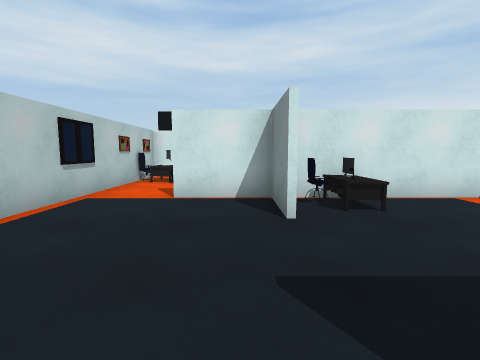
view 1 (above)

24 first-person views from a walk through a scene from a Unity 3-D project. The camera is 1.3 m above the floor, tilts 6° down and sees 85° across. The floor is counted in squares, 1.43 m on a side. Each view is taken from the middle of a square. On the plan, view 1 faces up. The plan holds only what a view shows up to about 11 squares ahead; the rest is blank. The place goes on beyond the plan. The player character is not drawn. Some animated figures are not drawn. Door leaves are left out, so doorways stand open. Surface patterns are stand-ins for the level's own textures.

view 2
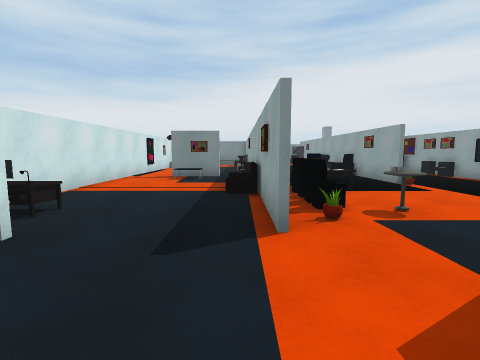

view 3
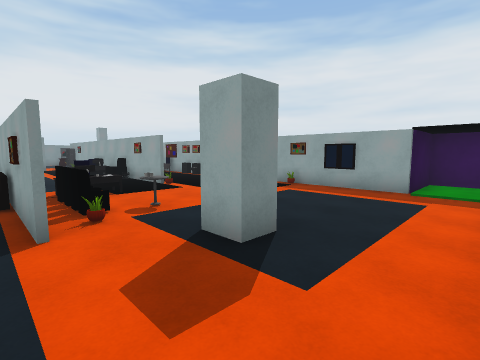

view 4
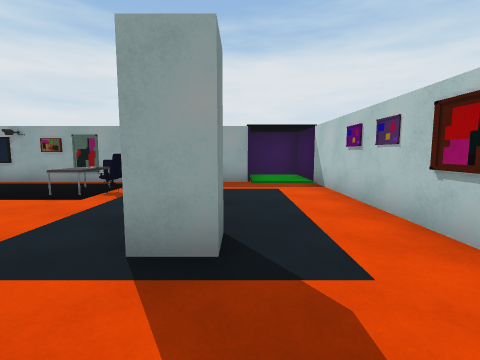

view 5
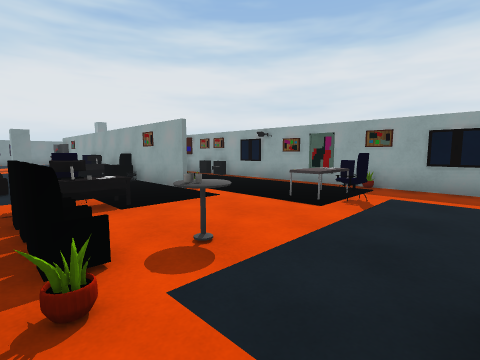

view 6
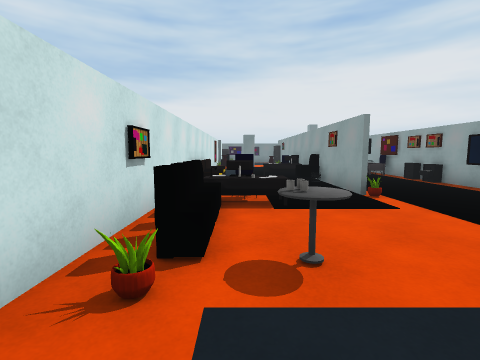

view 7
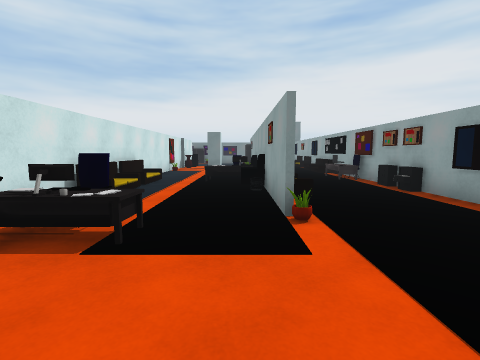

view 8
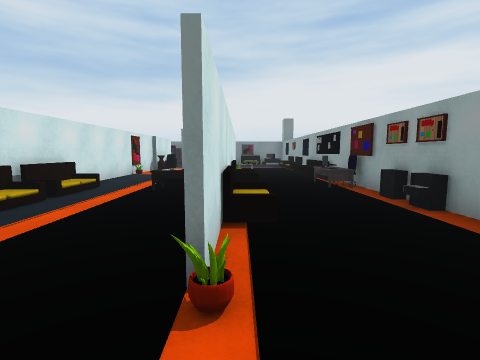

view 9
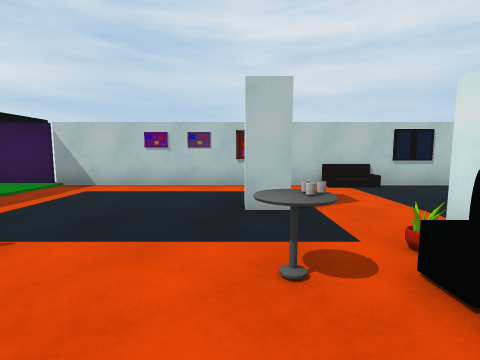

view 10
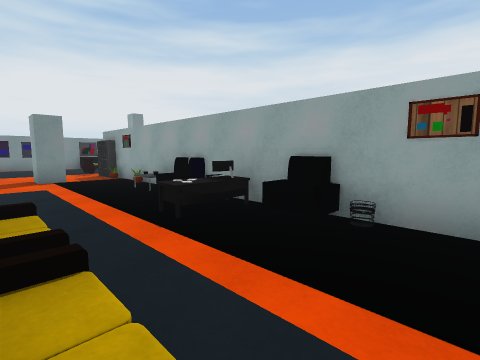

view 11
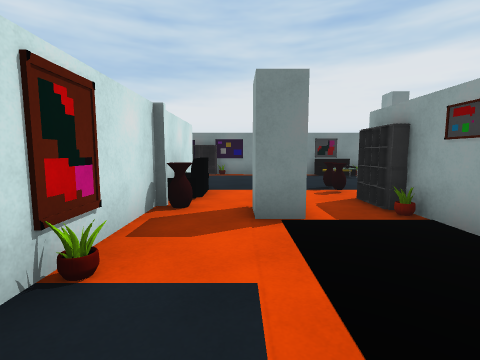

view 12
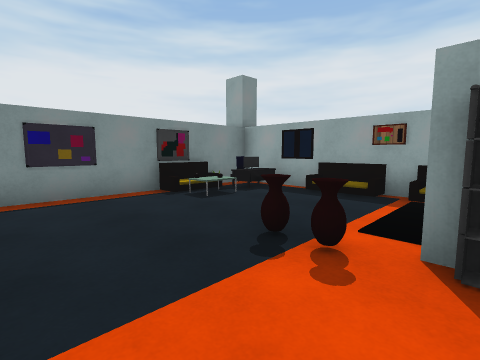

view 13
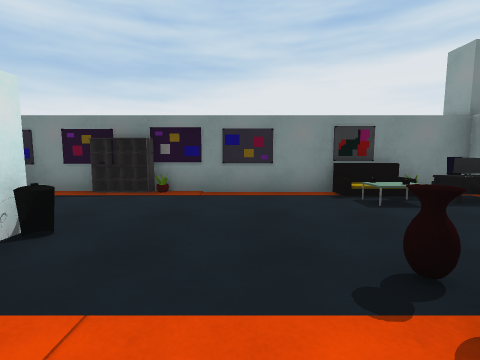

view 14
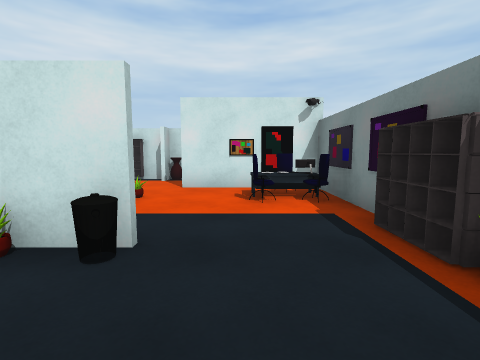

view 15
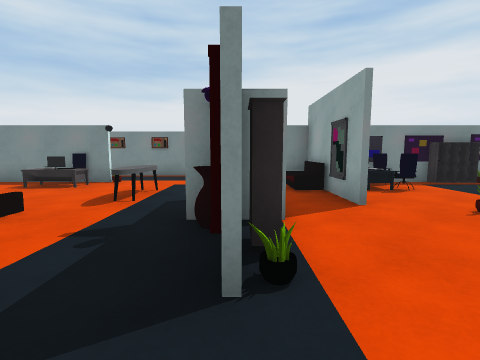

view 16
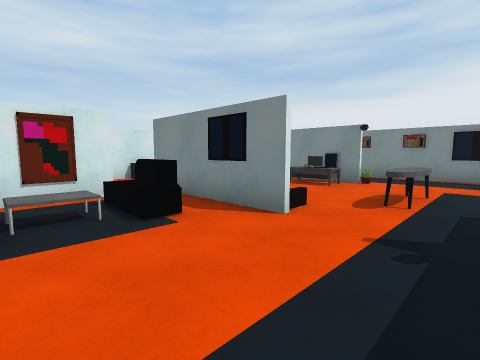

view 17
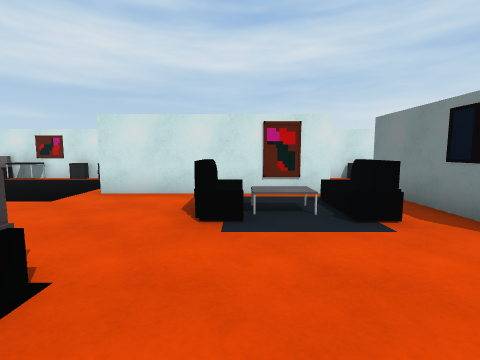

view 18
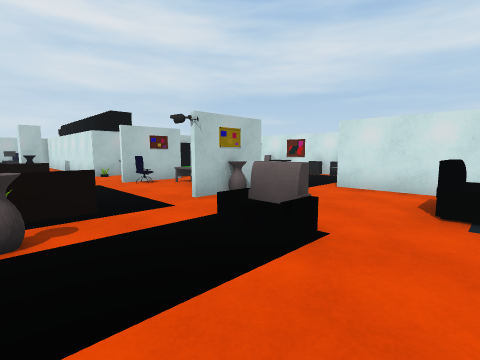

view 19
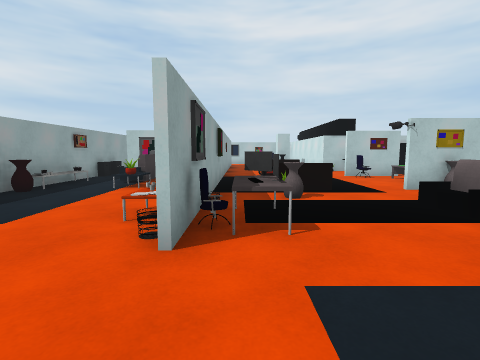

view 20
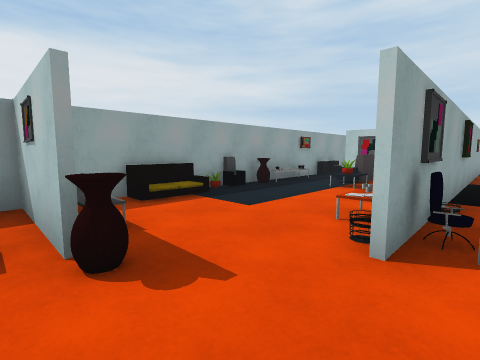

view 21
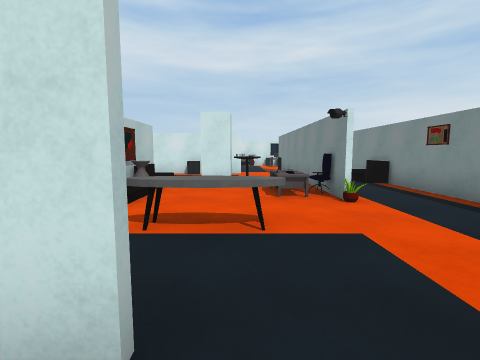

view 22
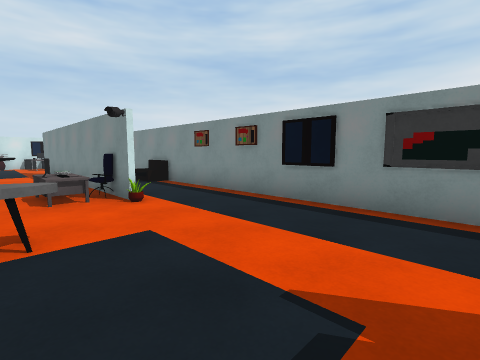

view 23
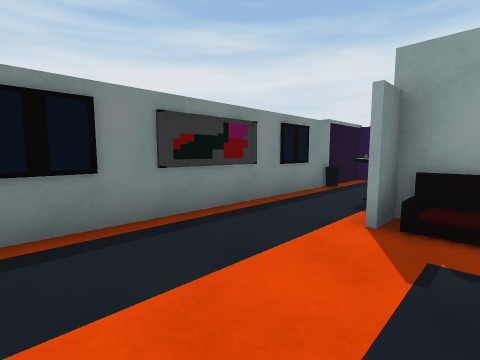

view 24
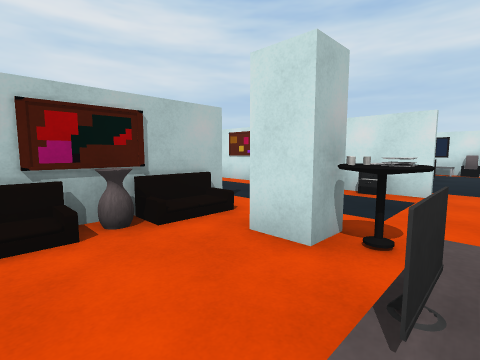

### Floor plan
Points are (right, up) in squares from view 1. A wall is a line through its corners. A room is listed if a view was taken in it or the views show most of it. See-through windows are left out.
Room 1 (views 1, 2, 3, 4, 5, 6, 7, 8, 9, 10)
walls: (1.4, 0.4) (0.9, 0.4); (5.6, -3.6) (10.5, -3.6); (0.9, 0.6) (7.6, 0.6); (-0.8, -2) (-0.8, -1.2) (0, -1.2) (0, -2); (7.5, 0.4) (4.6, 0.4); (8.6, -3.8) (5.6, -3.8); (8, 1.8) (8, 2.5); (9.2, -3.8) (8.8, -3.8); (0.5, 5.2) (-1.4, 5.2); (11.1, -3.8) (9.6, -3.8); (9.6, -7.2) (11.5, -7.2); (11.5, 0.4) (9.4, 0.4); (-3.3, 4.4) (-3.3, -9.5) (-1.3, -9.5) (-1.3, -7.2) (7.2, -7.2); (9, 5.2) (2.4, 5.2)
ways out: opening at (-2.5, 5) to room 2; opening at (11.8, -2.8) to room 2; gap at (8, 2) to room 2
objects: table (1, -2); other object (1, 0); other object (1, 4); other object (2, -7); chair (2, -6); chair (2, -5); other object (2, -2); other object (2, -1); other object (2, 0); desk (2, 4) to (2, 5); other object (3, -7) to (4, -7); table (3, -5); armchair (3, 0); armchair (4, 0); sofa (4, 1); other object (5, -4); desk (5, -2); chair (5, -1); table (8, -7); sofa (8, -3); sofa (8, 0); other object (8, 1); table (8, 3); other object (9, -7); armchair (9, -3); sofa (10, 0); other object (11, -7)
Room 2 (views 11, 12, 13, 14, 15, 16, 17, 18, 19, 20, 21, 22, 23, 24)
walls: (11.7, 12.1) (11.7, 11.4); (19.2, 10.1) (19.2, 11.5); (14.5, 5.4) (15.8, 5.4); (18, 13.7) (17.4, 13.7); (19.2, 13.4) (19.2, 14.2); (19.3, 14.2) (19.3, 13.4); (21.6, 7) (21, 7); (21.6, 13.2) (20.9, 13.2); (16.6, 17.3) (15.7, 17.3); (17.5, 2.6) (17.5, 0.6); (11.4, 17.3) (10.5, 17.3); (24, 12.4) (24, 19.6); (15.8, 0.6) (16.9, 0.6); (23.4, 4.9) (24.1, 4.9); (17.2, 0.4) (15.6, 0.4); (5.2, 11.1) (5.2, 10.1) (3.4, 10.1); (22.1, 17.3) (19.1, 17.3); (8.2, 2.2) (8.2, 1.8); (24.1, 4.8) (23.4, 4.8); (24, 4.4) (24, 5.8); (9.5, 0.6) (11.6, 0.6); (21, 0.4) (19.6, 0.4); (4.1, 5.4) (12.6, 5.4); (16.6, -2) (16.6, -1.2) (17.5, -1.2); (16.4, -3.6) (18.5, -3.6); (13.4, -3.6) (14.5, -3.6); (10.5, -3.6) (11.5, -3.6); (26.3, 0) (26.3, 16.2); (24, -4.5) (24, -2.4); (-2.5, 10.1) (-3.3, 10.1) (-3.3, 4.4); (11.5, -7.2) (13.2, -7.2); (20.4, -7.2) (24, -7.2) (24, -6.4)
low walls: (20.4, 17) (19.8, 17); (21.2, 16.8) (20.7, 16.8); (21.2, 17) (20.8, 17)
ways out: opening at (-2.5, 5) to room 1; opening at (11.8, -2.8) to room 1; gap at (8, 2) to room 1; gap at (18, 14)
objects: chair (-3, 9); other object (-2, 8); other object (-1, 8); server (4, 11); sofa (8, 7) to (8, 8); chair (8, 10); armchair (8, 17); table (9, 1); armchair (9, 3) to (10, 3); desk (9, 12) to (10, 12); table (9, 17); other object (10, 7); other object (10, 17); desk (11, -3); other object (11, 3); sofa (12, -5); other object (12, -4); other object (12, -3); vase (12, 1); sofa (12, 7) to (12, 8); vase (12, 11); armchair (13, -4); armchair (13, 1); vase (13, 7); other object (14, -7); other object (14, 1); table (14, 5); table (14, 6); armchair (14, 10); other object (15, -7); other object (15, -3); other object (15, 0); sofa (15, 1); chair (15, 6); armchair (15, 12); table (16, -4); other object (17, -3); vase (17, 0); vase (17, 4); other object (17, 7); other object (17, 14); sofa (18, -7); other object (18, -3); armchair (18, 0) to (19, 0); other object (18, 7); other object (18, 12); vase (19, -3); vase (19, 7); sofa (19, 10); table (19, 12); sofa (19, 13); vase (20, -3); other object (20, 0); other object (20, 3); vase (20, 7); vase (20, 12); sofa (21, -7); bin (21, 0); other object (21, 5); table (21, 9) to (22, 9); other object (21, 22); desk (22, -6); chair (22, 3); table (22, 5); table (22, 14); armchair (22, 24); chair (23, -7); chair (23, 3); chair (23, 4); sofa (23, 5); other object (23, 6); desk (23, 12); other object (24, -6); sofa (24, -5); table (24, -2); table (24, -1); other object (24, 0); other object (24, 1); table (24, 2); table (24, 3); other object (24, 11); chair (24, 12); other object (25, 4); bin (26, 2); table (26, 6); sofa (26, 14)

Positions as (right, up) in squares from view 1, and headings:
1: (0, 0), facing up
2: (-2, 1), facing right
3: (-3, 1), facing down-right
4: (-1, 1), facing down
5: (0, 0), facing down-right
6: (0, -1), facing right
7: (2, -3), facing right
8: (4, -4), facing right
9: (4, -2), facing left
10: (7, 0), facing down-right
11: (13, -1), facing right
12: (18, -1), facing down-right
13: (18, -2), facing right
14: (22, -2), facing up
15: (16, 7), facing right
16: (16, 8), facing up-right
17: (16, 8), facing up
18: (16, 7), facing up-left
19: (18, 6), facing left
20: (18, 6), facing down-left
21: (22, 6), facing up
22: (22, 6), facing up-right
23: (23, 9), facing down-right
24: (23, 11), facing up-left
